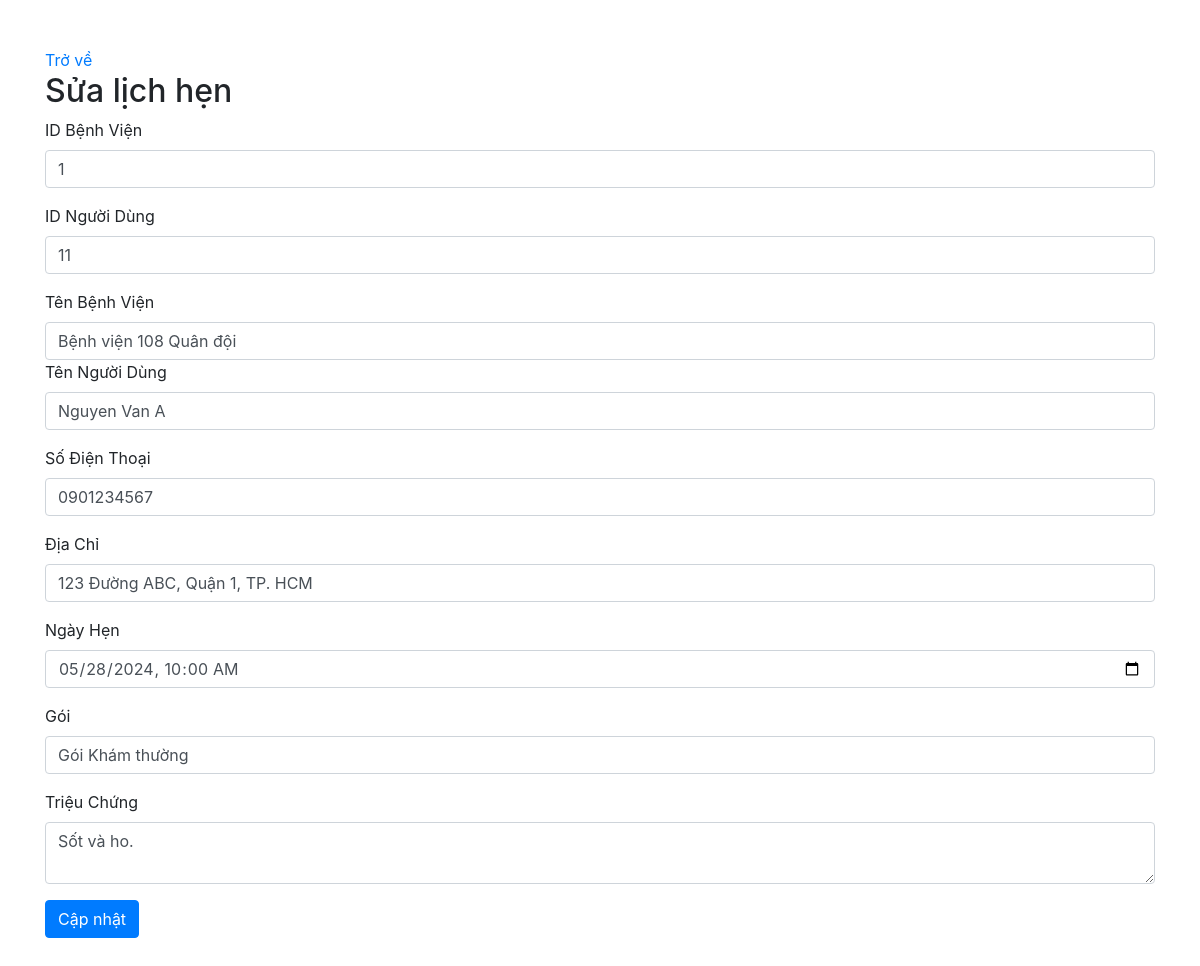
The page /page/admin/appointment/update.php?id=5 (signed in) on the database its author committed.
### tables this page shows
CREATE TABLE `appointments` (
  `id_appointments` int(11) NOT NULL,
  `id_hopital` int(11) NOT NULL,
  `id_user` int(11) NOT NULL,
  `name_hopital` varchar(2000) NOT NULL,
  `name` varchar(2000) NOT NULL,
  `phone` varchar(15) NOT NULL,
  `address` varchar(2000) NOT NULL,
  `appointment_date` datetime NOT NULL,
  `created_at` datetime DEFAULT current_timestamp(),
  `package` varchar(50) NOT NULL,
  `symptoms` text NOT NULL
);

### page/admin/appointment/update.php (the view, shortened to what this page needs)
<?php
require_once(__ROOT__ . '../../../connect.php');
$id = $_GET['id'];
$sql = "SELECT * FROM appointments WHERE id_appointments=$id";
$result = $conn->query($sql);
$row = $result->fetch_assoc();
?>
<!DOCTYPE html>
<html lang="vi">
<head>
    <link rel="stylesheet" href="https://maxcdn.bootstrapcdn.com/bootstrap/4.5.2/css/bootstrap.min.css">
</head>
<body>
    <div class="container pb-5 pt-5">
        <a href="./read.php">Trở về</a>
        <h2>Sửa lịch hẹn</h2>
        <form method="POST">
            <div class="form-group">
                <label>ID Bệnh Viện</label>
                <input type="number" name="id_hopital" class="form-control" value="<?php echo $row['id_hopital']; ?>" required>
            </div>
            <div class="form-group">
                <label>ID Người Dùng</label>
                <input type="number" name="id_user" class="form-control" value="<?php echo $row['id_user']; ?>" required>
            </div>
            <div class="form-group">
                <label>Tên Bệnh Viện</label>
                <input type="text" name="name_hopital" class="form-control" value="<?php echo $row['name_hopital']; ?>" required
                </div>
                <div class="form-group">
            <label>Tên Người Dùng</label>
            <input type="text" name="name" class="form-control" value="<?php echo $row['name']; ?>" required>
        </div>
        <div class="form-group">
            <label>Số Điện Thoại</label>
            <input type="tel" name="phone" class="form-control" value="<?php echo $row['phone']; ?>" required>
        </div>
        <div class="form-group">
            <label>Địa Chỉ</label>
            <input type="text" name="address" class="form-control" value="<?php echo $row['address']; ?>" required>
        </div>
        <div class="form-group">
            <label>Ngày Hẹn</label>
            <input type="datetime-local" name="appointment_date" class="form-control" value="<?php echo date('Y-m-d\TH:i', strtotime($row['appointment_date'])); ?>" required>
        </div>
        <div class="form-group">
            <label>Gói</label>
            <input type="text" name="package" class="form-control" value="<?php echo $row['package']; ?>" required>
        </div>
        <div class="form-group">
            <label>Triệu Chứng</label>
            <textarea name="symptoms" class="form-control" required><?php echo $row['symptoms']; ?></textarea>
        </div>
        <button type="submit" class="btn btn-primary">Cập nhật</button>
    </form>
</div>

### rows shown on the page
appointments: id_hopital "1", id_user "11", name_hopital "Bệnh viện 108 Quân đội", name "Nguyen Van A", phone "0901234567", address "123 Đường ABC, Quận 1, TP. HCM", appointment_date "05/28/2024 10:00", package "Gói Khám thường", symptoms "Sốt và ho."
